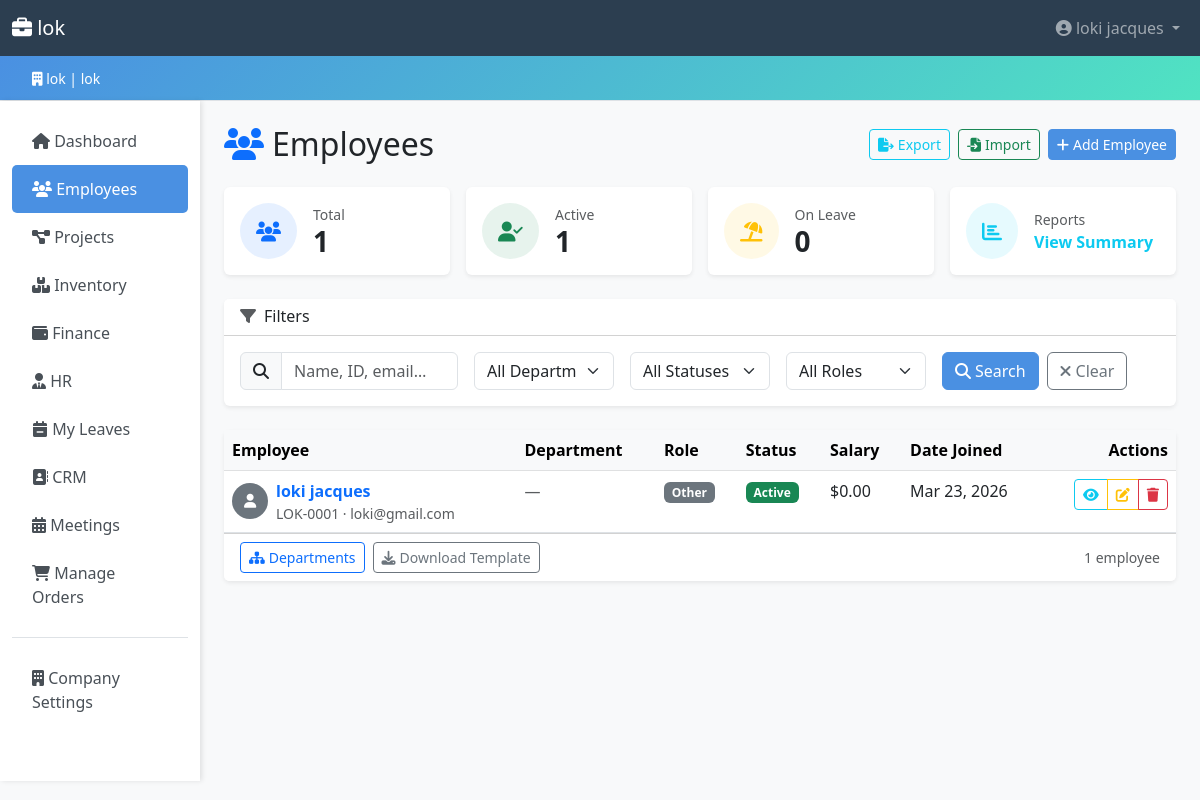
The page /employees/ (signed in) on the database as committed earlier.
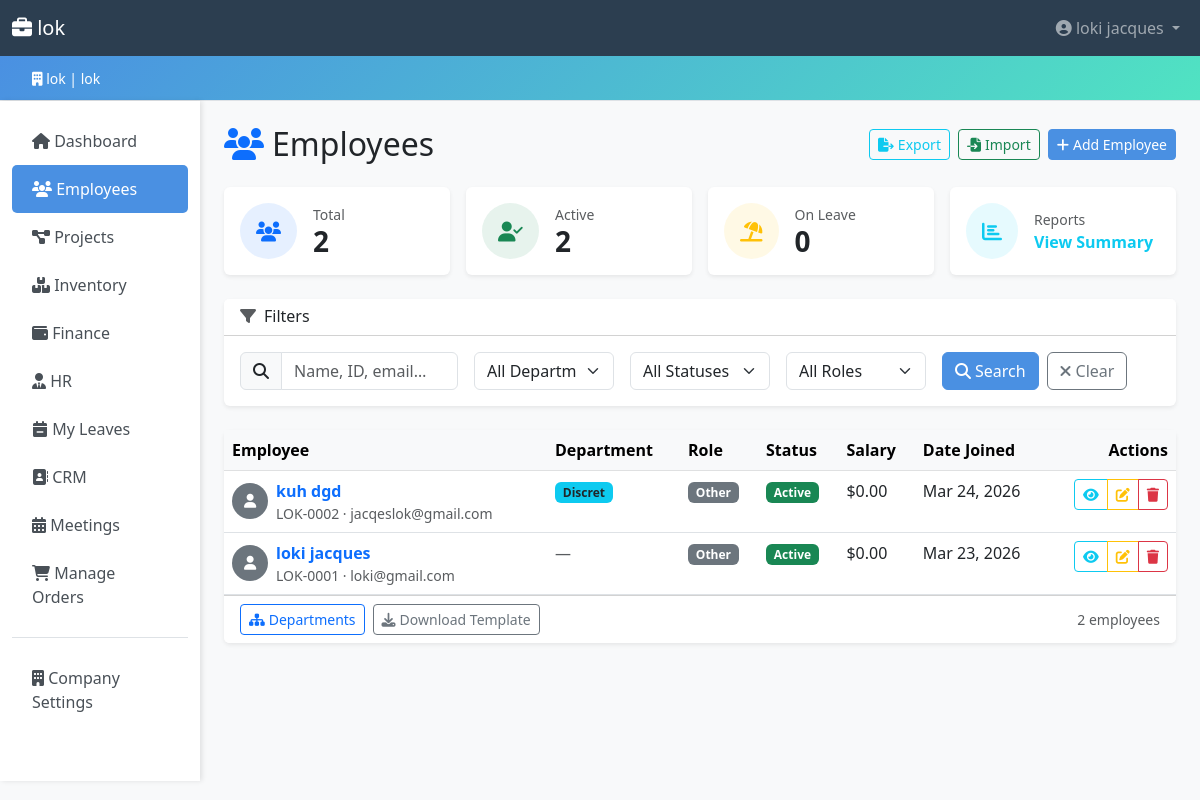
The same page on the database as committed later.
### employees/models.py (models this page shows, shortened)
class Employee(models.Model):
    ROLE_CHOICES = [
        ('manager', 'Manager'),
        ('developer', 'Developer'),
        ('designer', 'Designer'),
        ('analyst', 'Analyst'),
        ('engineer', 'Engineer'),
        ('intern', 'Intern'),
        ('hr', 'Human Resource'),
        ('accountant', 'Accountant'),
        ('secretary', 'Secretary'),
        ('project_manager', 'Project Manager'),
        ('stock_manager', 'Stock Manager'),
        ('other', 'Other'),
    ]
    STATUS_CHOICES = [
        ('active', 'Active'),
        ('inactive', 'Inactive'),
        ('on_leave', 'On Leave'),
        ('terminated', 'Terminated'),
    ]
    company = models.ForeignKey(
        'accounts.Company',
        on_delete=models.CASCADE,
        related_name='employees',
    )
    user = models.OneToOneField(
        settings.AUTH_USER_MODEL,
        on_delete=models.CASCADE,
        related_name='employee_profile',
    )
    employee_id = models.CharField(max_length=20)
    department = models.ForeignKey(
        Department,
        on_delete=models.SET_NULL,
        null=True,
        blank=True,
        related_name='employees',
    )
    role = models.CharField(max_length=20, choices=ROLE_CHOICES, default='other', db_index=True)
    status = models.CharField(max_length=20, choices=STATUS_CHOICES, default='active', db_index=True)
    position = models.ForeignKey(
        'hr.Position',
        on_delete=models.SET_NULL,
        null=True,
        blank=True,
        related_name='employees',
        help_text='HR job position/grade for this employee.',
    )
    date_of_birth = models.DateField(null=True, blank=True)
    date_joined = models.DateField()
    salary = models.DecimalField(
        max_digits=12,           # raised from 10 → 12 to accommodate higher salaries
        decimal_places=2,
        validators=[MinValueValidator(0)],
        default=0,
    )
    photo = models.ImageField(upload_to='employees/photos/', blank=True, null=True)
    created_at = models.DateTimeField(auto_now_add=True)
    updated_at = models.DateTimeField(auto_now=True)
    class Meta:
        unique_together = [('company', 'employee_id')]
        ordering = ['-created_at']
        indexes = [
            models.Index(fields=['company', 'status']),
            models.Index(fields=['company', 'role']),
            models.Index(fields=['company', 'department']),
        ]

class Department(models.Model):
    company = models.ForeignKey(
        'accounts.Company',
        on_delete=models.CASCADE,
        related_name='departments',
    )
    name = models.CharField(max_length=100)
    description = models.TextField(blank=True)
    is_active = models.BooleanField(default=True)
    created_at = models.DateTimeField(auto_now_add=True)
    updated_at = models.DateTimeField(auto_now=True)
    class Meta:
        unique_together = [('company', 'name')]
        ordering = ['name']
        indexes = [
            models.Index(fields=['company', 'is_active']),
        ]

### accounts/models.py (models this page shows, shortened)
class User(AbstractUser):
    ROLE_CHOICES = [
        ('admin', 'Admin'),
        ('hr_manager', 'HR Manager'),
        ('accountant', 'Accountant'),
        ('manager', 'Manager'),
        ('secretary', 'Secretary'),
        ('stock_manager', 'Stock Manager'),
        ('employee', 'Employee'),
    ]
    username = None  # replaced by email
    email = models.EmailField(unique=True, db_index=True)
    company = models.ForeignKey(
        Company,
        on_delete=models.CASCADE,
        related_name='users',
        null=True,
        blank=True,
    )
    phone = models.CharField(
        max_length=20,
        blank=True,
        validators=[RegexValidator(r'^\+?[\d\s\-().]{7,20}$', 'Enter a valid phone number.')],
    )
    department = models.CharField(max_length=100, blank=True)
    position = models.CharField(max_length=100, blank=True)
    role = models.CharField(
        max_length=20,
        choices=ROLE_CHOICES,
        default='employee',
        db_index=True,
        help_text='User role for access control.',
    )
    is_company_admin = models.BooleanField(
        default=False,
        help_text='Designates whether the user can manage company settings.',
    )
    last_login_ip = models.GenericIPAddressField(null=True, blank=True)
    objects = CustomUserManager()
    USERNAME_FIELD = 'email'
    REQUIRED_FIELDS = ['first_name', 'last_name']
    class Meta:
        ordering = ['email']
        indexes = [
            models.Index(fields=['company', 'role']),
            models.Index(fields=['company', 'is_active']),
        ]
    def get_full_name(self) -> str:
        return f'{self.first_name} {self.last_name}'.strip() or self.email

### employees/views.py (the view, shortened to what this page needs)
# urls.py: path('', views.employee_list, name='employee_list'),
@role_required(*EMPLOYEE_VIEW_ROLES)
def employee_list(request):
    company = request.user.company
    qs = Employee.objects.filter(company=company).select_related('user', 'department')
    query = request.GET.get('q', '').strip()
    department_id = request.GET.get('department', '')
    if department_id:
        qs = qs.filter(department_id=department_id)
    status = request.GET.get('status', '')
    if status in dict(Employee.STATUS_CHOICES):
        qs = qs.filter(status=status)
    role = request.GET.get('role', '')
    if role in dict(Employee.ROLE_CHOICES):
        qs = qs.filter(role=role)
    company_qs = Employee.objects.filter(company=company)
    stats = company_qs.aggregate(
        total=Count('id'),
        active=Count('id', filter=Q(status='active')),
        on_leave=Count('id', filter=Q(status='on_leave')),
        terminated=Count('id', filter=Q(status='terminated')),
    )
    departments = Department.objects.filter(company=company, is_active=True).order_by('name')
    context = {
        'employees': _paginate(qs.order_by('-created_at'), request.GET.get('page')),
        'departments': departments,
        'query': query,
        'selected_department': department_id,
        'selected_status': status,
        'selected_role': role,
        'stats': stats,
        'total_employees': stats['total'],
        'active_employees': stats['active'],
        'on_leave_employees': stats['on_leave'],
        'ROLE_CHOICES': Employee.ROLE_CHOICES,
        'STATUS_CHOICES': Employee.STATUS_CHOICES,
    }
    return render(request, 'employees/employee_list.html', context)

### accounts/context_processors.py (called while the page is built)
def company_context(request: HttpRequest) -> dict:
    company = None
    is_company_admin = False
    user_role = ''
    user = getattr(request, 'user', None)
    if user and user.is_authenticated:
        company = user.company
        is_company_admin = user.is_company_admin
        user_role = user.role
    return {
        'company': company,
        'is_company_admin': is_company_admin,
        'user_role': user_role,
    }

### accounts/permissions.py (called while the page is built, shortened)
def role_required(*allowed_roles, redirect_url: str = 'core:dashboard'):
    flattened = []
    for role in allowed_roles:
        if isinstance(role, (list, tuple)):
            flattened.extend(role)
        else:
            flattened.append(role)
    roles = set(flattened)
    def decorator(view_func):
        @wraps(view_func)
        @login_required
        def wrapper(request, *args, **kwargs):
            if request.user.is_superuser or request.user.role in roles:
                return view_func(request, *args, **kwargs)
        return wrapper
    return decorator

### templates/employees/employee_list.html (shortened to what the changed rows need)
{% extends 'base.html' %}
{% block content %}
<div class="d-flex justify-content-between align-items-center mb-4">
    <h2 class="mb-0">
        <i class="fas fa-users text-primary me-2" aria-hidden="true"></i>Employees
    </h2>
</div>
<div class="row g-3 mb-4">
    <div class="col-sm-6 col-xl-3">
        <div class="card border-0 shadow-sm h-100">
            <div class="card-body d-flex align-items-center gap-3">
                <div>
                    <p class="text-muted small mb-0">Total</p>
                    <h3 class="mb-0 fw-bold">{{ total_employees|default:"0" }}</h3>
                </div>
            </div>
        </div>
    </div>
    <div class="col-sm-6 col-xl-3">
        <div class="card border-0 shadow-sm h-100">
            <div class="card-body d-flex align-items-center gap-3">
                <div>
                    <p class="text-muted small mb-0">Active</p>
                    <h3 class="mb-0 fw-bold">{{ active_employees|default:"0" }}</h3>
                </div>
            </div>
        </div>
    </div>
</div>
<div class="card shadow-sm">
    <div class="card-body p-0">
        <div class="table-responsive">
            <table class="table table-hover mb-0">
                <thead class="table-light">
                    <tr>
                        <th>Employee</th>
                        <th>Department</th>
                        <th>Role</th>
                        <th>Status</th>
                        <th>Salary</th>
                        <th>Date Joined</th>
                        <th class="text-end">Actions</th>
                    </tr>
                </thead>
                <tbody>
                    {% for employee in employees %}
                    <tr>
                        <td>
                            <div class="d-flex align-items-center gap-2">
                                {% if employee.photo %}
                                <img src="{{ employee.photo.url }}"
                                     alt="{{ employee.user.get_full_name }}"
                                     class="rounded-circle flex-shrink-0"
                                     width="36" height="36" style="object-fit:cover;">
                                {% else %}
                                <div class="rounded-circle bg-secondary text-white d-flex align-items-center
                                            justify-content-center flex-shrink-0"
                                     style="width:36px;height:36px;" aria-hidden="true">
                                    <i class="fas fa-user small"></i>
                                </div>
                                {% endif %}
                                <div>
                                    <a href="{% url 'employees:employee_detail' employee.pk %}"
                                       class="fw-semibold text-decoration-none">
                                        {{ employee.user.get_full_name }}
                                    </a>
                                    <div class="text-muted small">
                                        {{ employee.employee_id }} · {{ employee.user.email }}
                                    </div>
                                </div>
                            </div>
                        </td>
                        <td>
                            {% if employee.department %}
                                <span class="badge bg-info text-dark">{{ employee.department.name }}</span>
                            {% else %}
                                <span class="text-muted">—</span>
                            {% endif %}
                        </td>
                        <td>
                            <span class="badge bg-secondary">{{ employee.get_role_display }}</span>
                        </td>
                        <td>
                            <span class="badge
                                {% if employee.status == 'active' %}bg-success
                                {% elif employee.status == 'on_leave' %}bg-warning text-dark
                                {% elif employee.status == 'inactive' %}bg-secondary
                                {% else %}bg-danger{% endif %}">
                                {{ employee.get_status_display }}
                            </span>
                        </td>
                        <td>${{ employee.salary|floatformat:2 }}</td>
                        <td>{{ employee.date_joined|date:"M j, Y" }}</td>
                        <td class="text-end">
                            <div class="btn-group btn-group-sm" role="group"
                                 aria-label="Actions for {{ employee.user.get_full_name }}">
                                <a href="{% url 'employees:employee_detail' employee.pk %}"
                                   class="btn btn-outline-info" title="View details">
                                    <i class="fas fa-eye" aria-hidden="true"></i>
                                </a>
                                <a href="{% url 'employees:employee_edit' employee.pk %}"
                                   class="btn btn-outline-warning" title="Edit">
                                    <i class="fas fa-edit" aria-hidden="true"></i>
                                </a>
                                <a href="{% url 'employees:employee_delete' employee.pk %}"
                                   class="btn btn-outline-danger js-confirm-delete"
                                   data-name="{{ employee.user.get_full_name }}" title="Delete">
                                    <i class="fas fa-trash" aria-hidden="true"></i>
                                </a>
                            </div>
                        </td>
                    </tr>
                    {% endfor %}
                </tbody>
            </table>
        </div>
    </div>
    {% if employees %}
    <div class="card-footer bg-white d-flex justify-content-between align-items-center">
        <div class="d-flex gap-2">
            <a href="{% url 'employees:department_list' %}" class="btn btn-outline-primary btn-sm">
                <i class="fas fa-sitemap me-1" aria-hidden="true"></i>Departments
            </a>
            <a href="{% url 'employees:download_employee_template' %}" class="btn btn-outline-secondary btn-sm">
                <i class="fas fa-download me-1" aria-hidden="true"></i>Download Template
            </a>
        </div>
        <small class="text-muted">
            {{ employees|length }} employee{{ employees|length|pluralize }}
        </small>
    </div>
    {% endif %}
</div>
{% endblock %}

Rows that differ between the two databases and show on the page:
added Employee: user.get_full_name "kuh dgd", employee_id "LOK-0002", user.email "jacqeslok@gmail.com", department.name "Discret", role "Other", status "Active", salary "0.00", date_joined "Mar 24, 2026"
Other text that changed with them:
{{ total_employees|default:"0" }}: "1" → "2"
{{ active_employees|default:"0" }}: "1" → "2"
{{ employees|length }}: "1" → "2"
